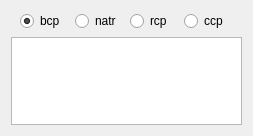
      <widget class="QWidget" name="page">
       <property name="geometry">
        <rect>
         <x>0</x>
         <y>0</y>
         <width>253</width>
         <height>136</height>
        </rect>
       </property>
       <attribute name="label">
        <string>Table</string>
       </attribute>
       <layout class="QVBoxLayout" name="verticalLayout_19">
        <item>
         <widget class="QFrame" name="frame_14">
          <property name="maximumSize">
           <size>
            <width>16777215</width>
            <height>30</height>
           </size>
          </property>
          <property name="frameShape">
           <enum>QFrame::NoFrame</enum>
          </property>
          <property name="frameShadow">
           <enum>QFrame::Raised</enum>
          </property>
          <layout class="QHBoxLayout" name="horizontalLayout_9">
           <property name="topMargin">
            <number>0</number>
           </property>
           <property name="bottomMargin">
            <number>0</number>
           </property>
           <item>
            <widget class="QRadioButton" name="bcp_table">
             <property name="text">
              <string>bcp</string>
             </property>
             <property name="checked">
              <bool>true</bool>
             </property>
            </widget>
           </item>
           <item>
            <widget class="QRadioButton" name="natr_table">
             <property name="text">
              <string>natr</string>
             </property>
            </widget>
           </item>
           <item>
            <widget class="QRadioButton" name="rcp_table">
             <property name="text">
              <string>rcp</string>
             </property>
            </widget>
           </item>
           <item>
            <widget class="QRadioButton" name="ccp_table">
             <property name="text">
              <string>ccp</string>
             </property>
            </widget>
           </item>
          </layout>
         </widget>
        </item>
        <item>
         <widget class="QTableWidget" name="cps_table">
          <property name="sizePolicy">
           <sizepolicy hsizetype="Expanding" vsizetype="Preferred">
            <horstretch>0</horstretch>
            <verstretch>0</verstretch>
           </sizepolicy>
          </property>
         </widget>
        </item>
       </layout>
      </widget>
